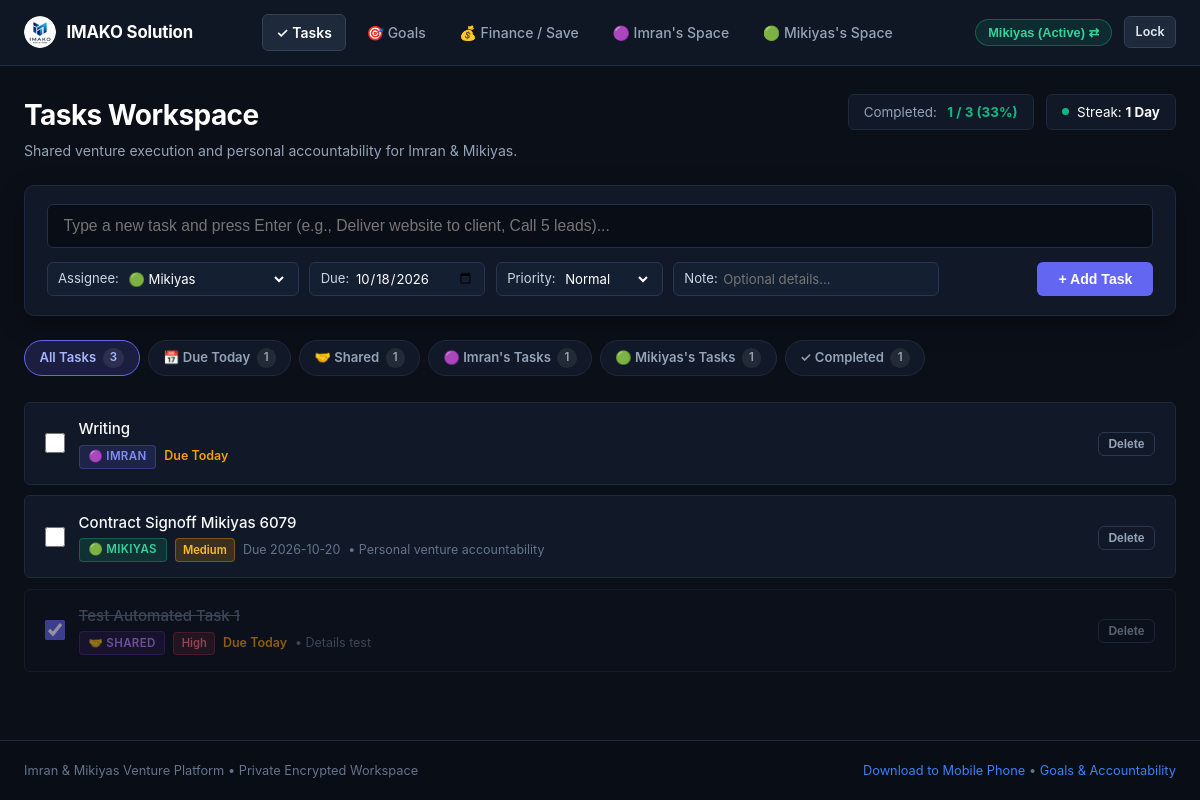
The app's page /index (signed in), older data.
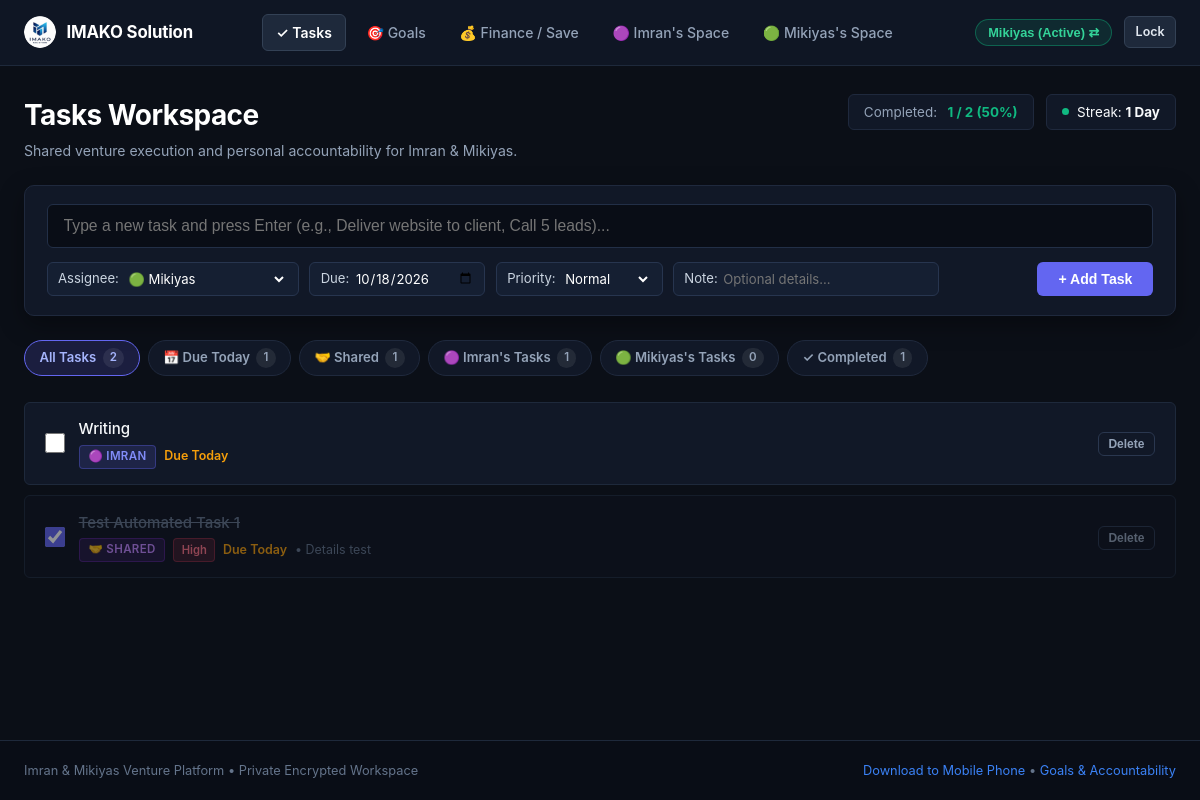
The same page, newer data.
### tables this page shows
CREATE TABLE tasks (
        id INTEGER PRIMARY KEY AUTOINCREMENT,
        user_id TEXT NOT NULL,
        task_type TEXT NOT NULL DEFAULT 'personal' CHECK(task_type IN ('shared', 'personal')),
        week_identifier TEXT NOT NULL,
        title TEXT NOT NULL,
        details TEXT,
        due_date TEXT NOT NULL,
        target_time TEXT,
        is_done INTEGER NOT NULL DEFAULT 0,
        done_date TEXT,
        proof_image TEXT,
        proof_text TEXT,
        ai_verified INTEGER NOT NULL DEFAULT 0,
        ai_status TEXT NOT NULL DEFAULT 'Unverified',
        ai_feedback TEXT,
        is_archived INTEGER NOT NULL DEFAULT 0,
        consequence_applied INTEGER NOT NULL DEFAULT 0,
        created_at TIMESTAMP DEFAULT CURRENT_TIMESTAMP, assigned_to TEXT DEFAULT 'imran', priority TEXT DEFAULT 'Normal',
        FOREIGN KEY (user_id) REFERENCES users (id) ON DELETE CASCADE
    );

### app.py (the view)
@app.route("/")
@app.route("/index")
def index():
    if not (session.get("logged_in_user") or request.cookies.get("partner_user")):
        return handle_login_request()
    return tasks_board()

### app.py (called while the page is built, shortened)
@app.before_request
def require_authentication_gate():
    if request.endpoint == "static" or request.path.startswith(("/static/", "/public/")):
        return None
    allowed_exact = (
        "/", "/index", "/login", "/login/", "/favicon.ico", "/manifest.json", "/sw.js",
        "/api/index", "/api/index/", "/api/index.py", "/debug"
    )
    if (
        request.path in allowed_exact
        or request.endpoint in ("login", "debug_endpoint", "index", "vercel_entrypoint_dispatcher")
    ):
        return None

### database/db.py (called while the page is built, shortened)
def get_db_connection():
    global _last_db_check
    conn = sqlite3.connect(DB_PATH, factory=SyncedConnection)
    conn.row_factory = sqlite3.Row
    conn.execute("PRAGMA foreign_keys = ON")
    return conn

def check_and_apply_penalties(conn):
    today_str = date.today().strftime("%Y-%m-%d")
    cursor = conn.cursor()
    cursor.execute("""
    SELECT t.id, t.user_id, t.title, t.due_date, u.default_consequence
    FROM tasks t
    JOIN users u ON t.user_id = u.id
    WHERE t.due_date < ? AND t.is_done = 0 AND t.consequence_applied = 0
    """, (today_str,))
    overdue_tasks = cursor.fetchall()
    conn.commit()

### templates/tasks.html (shortened to what the changed rows need)
{% extends "base.html" %}
{% block content %}
<div style="margin-bottom: 1.5rem; display:flex; justify-content:space-between; align-items:flex-start; flex-wrap:wrap; gap:1rem;">
  <div>
    <h1 style="font-size:1.75rem; font-weight:700;">Tasks Workspace</h1>
  </div>
  <div style="display:flex; align-items:center; gap:0.75rem; flex-wrap:wrap;">
    <div style="background:#111827; border:1px solid #1f293d; padding:0.45rem 0.95rem; border-radius:var(--radius-sm); font-size:0.84rem; display:flex; align-items:center; gap:0.65rem;">
      <span style="color:var(--text-muted);">Completed:</span>
      <strong style="color:var(--accent-emerald);">{{ stats.done_count }} / {{ stats.total_count }} ({{ stats.rate }}%)</strong>
    </div>
  </div>
</div>
<div class="filter-chips-bar">
  <a href="{{ url_for('tasks_board', tab='all') }}" class="filter-chip {% if active_tab == 'all' %}active{% endif %}">
    All Tasks <span class="chip-count">{{ counts.all }}</span>
  </a>
  <a href="{{ url_for('tasks_board', tab='mikiyas') }}" class="filter-chip {% if active_tab == 'mikiyas' %}active{% endif %}">
    🟢 Mikiyas's Tasks <span class="chip-count">{{ counts.mikiyas }}</span>
  </a>
</div>
<div style="margin-top: 1rem;">
  {% if tasks %}
    {% for task in tasks %}
      <div class="cool-task-card {% if task.is_done %}is-done{% endif %}">
        <div class="cool-task-left">
          <form action="{{ url_for('toggle_task_done', task_id=task.id) }}" method="POST" style="margin:0; display:flex; align-items:center;">
            <input type="checkbox" class="cool-task-checkbox" {% if task.is_done %}checked{% endif %} onchange="this.form.submit()" title="Click to mark done / undone">
          </form>
          <div style="flex:1;">
            <div class="cool-task-title">
              {{ task.title }}
            </div>
            <div class="cool-task-meta">
              {% if task.assigned_to == 'shared' or task.task_type == 'shared' %}
                <span class="badge-assignee shared">🤝 Shared</span>
              {% elif task.assigned_to == 'imran' or (task.user_id == 'imran' and not task.assigned_to) %}
                <span class="badge-assignee imran">🟣 Imran</span>
              {% elif task.assigned_to == 'mikiyas' or (task.user_id == 'mikiyas' and not task.assigned_to) %}
                <span class="badge-assignee mikiyas">🟢 Mikiyas</span>
              {% endif %}
              {% if task.priority and task.priority != 'Normal' %}
                <span class="badge-priority {{ task.priority }}">{{ task.priority }}</span>
              {% endif %}
              {% if task.due_date %}
                {% if not task.is_done and task.due_date < today_str %}
                  <span style="color:var(--accent-rose); font-weight:600;">⚠ Overdue ({{ task.due_date }})</span>
                {% elif task.due_date == today_str %}
                  <span style="color:var(--accent-amber); font-weight:600;">Due Today</span>
                {% else %}
                  <span>Due {{ task.due_date }}</span>
                {% endif %}
              {% endif %}
              {% if task.details %}
                <span style="color:var(--text-subtle);">• {{ task.details }}</span>
              {% endif %}
            </div>
          </div>
        </div>
        <div style="display:flex; align-items:center; gap:0.5rem;">
          <form action="{{ url_for('delete_task', task_id=task.id) }}" method="POST" style="margin:0;">
            <button type="submit" class="btn btn-outline btn-sm delete-confirm-btn" data-confirm-msg="Delete this task?" style="padding:0.25rem 0.6rem; font-size:0.75rem; border-color:#2a374f; color:#94a3b8;">
              Delete
            </button>
          </form>
        </div>
      </div>
    {% endfor %}
  {% endif %}
</div>
{% endblock %}

Row changes from the older to the newer data that the page shows:
removed tasks: title "Contract Signoff Mikiyas 6079", assigned_to "🟢 MIKIYAS", priority "Medium", due_date "2026-10-20", details "Personal venture accountability"
Text that changed along with them:
{{ stats.total_count }}: "3" → "2"
{{ stats.rate }}: "33" → "50"
{{ counts.all }}: "3" → "2"
{{ counts.mikiyas }}: "1" → "0"
